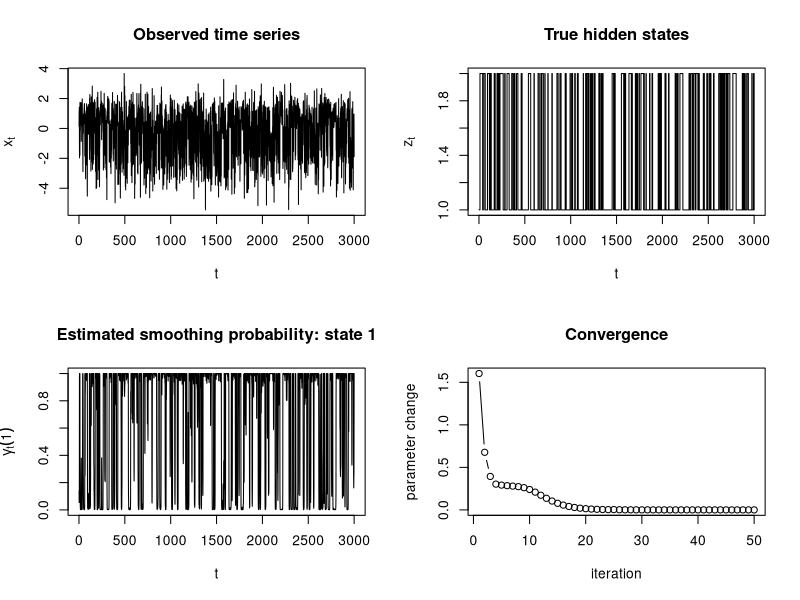

Source code (R):
set.seed(123)

############################################################
# 0. Basic settings
############################################################

K <- 2
T_len <- 3000

A_true <- matrix(
  c(0.95, 0.05,
    0.10, 0.90),
  nrow = K,
  byrow = TRUE
)

mu_true <- c(-1, 1)
lambda_true <- c(0.5, 3)

############################################################
# 1. Stationary distribution
############################################################

stationary_dist <- function(A) {
  K <- nrow(A)

  M <- t(A) - diag(K)
  M[K, ] <- rep(1, K)

  b <- c(rep(0, K - 1), 1)
  rho <- solve(M, b)

  rho <- pmax(rho, 0)
  rho / sum(rho)
}

rho_true <- stationary_dist(A_true)

c_true <- -0.5 * log(2 * pi) + 0.5 * log(lambda_true)

############################################################
# 2. Data generation
############################################################

simulate_hmm <- function(T_len, A, rho, mu, lambda) {
  K <- length(rho)

  z <- integer(T_len)
  x <- numeric(T_len)

  z[1] <- sample(1:K, size = 1, prob = rho)
  x[1] <- rnorm(
    1,
    mean = mu[z[1]],
    sd = 1 / sqrt(lambda[z[1]])
  )

  for (t in 2:T_len) {
    z[t] <- sample(1:K, size = 1, prob = A[z[t - 1], ])
    x[t] <- rnorm(
      1,
      mean = mu[z[t]],
      sd = 1 / sqrt(lambda[z[t]])
    )
  }

  list(x = x, z = z)
}

dat <- simulate_hmm(
  T_len = T_len,
  A = A_true,
  rho = rho_true,
  mu = mu_true,
  lambda = lambda_true
)

x <- dat$x
z_true <- dat$z

############################################################
# 3. Observation score
############################################################

log_tilde_p <- function(x, mu, log_lambda) {
  lambda <- exp(log_lambda)
  -0.5 * lambda * (x - mu)^2
}

score_fun <- function(x, mu, log_lambda, c) {
  log_tilde_p(x, mu, log_lambda) + c
}

############################################################
# 4. Filtering and smoothing
#    Returns gamma_t(k) and xi_t(j, k).
############################################################

filter_smooth_with_xi <- function(x, A, rho, mu, log_lambda, c) {
  T_len <- length(x)
  K <- length(rho)

  log_b <- matrix(0, nrow = T_len, ncol = K)

  for (k in 1:K) {
    log_b[, k] <- score_fun(
      x = x,
      mu = mu[k],
      log_lambda = log_lambda[k],
      c = c[k]
    )
  }

  # Subtract a common constant at each time for numerical stability.
  log_b_shift <- log_b - apply(log_b, 1, max)
  b <- exp(log_b_shift)

  alpha <- matrix(0, nrow = T_len, ncol = K)

  alpha[1, ] <- rho * b[1, ]
  alpha[1, ] <- alpha[1, ] / sum(alpha[1, ])

  for (t in 2:T_len) {
    pred <- as.numeric(alpha[t - 1, ] %*% A)
    alpha[t, ] <- b[t, ] * pred
    alpha[t, ] <- alpha[t, ] / sum(alpha[t, ])
  }

  beta <- matrix(0, nrow = T_len, ncol = K)
  beta[T_len, ] <- rep(1, K)

  for (t in (T_len - 1):1) {
    for (j in 1:K) {
      beta[t, j] <- sum(
        A[j, ] * b[t + 1, ] * beta[t + 1, ]
      )
    }
    beta[t, ] <- beta[t, ] / sum(beta[t, ])
  }

  gamma <- alpha * beta
  gamma <- gamma / rowSums(gamma)

  xi <- array(0, dim = c(T_len, K, K))

  for (t in 2:T_len) {
    numer <- matrix(0, nrow = K, ncol = K)

    for (j in 1:K) {
      for (k in 1:K) {
        numer[j, k] <-
          alpha[t - 1, j] *
          A[j, k] *
          b[t, k] *
          beta[t, k]
      }
    }

    xi[t, , ] <- numer / sum(numer)
  }

  list(
    gamma = gamma,
    xi = xi,
    alpha = alpha,
    beta = beta,
    log_b = log_b
  )
}

############################################################
# 5. Gaussian HMM observed log-likelihood
#    Diagnostic only. This is not used for estimation.
############################################################

observed_loglik_gaussian_hmm <- function(x, A, mu, lambda) {
  K <- length(mu)
  T_len <- length(x)

  rho <- stationary_dist(A)

  log_b <- matrix(0, nrow = T_len, ncol = K)

  for (k in 1:K) {
    log_b[, k] <-
      0.5 * log(lambda[k]) -
      0.5 * log(2 * pi) -
      0.5 * lambda[k] * (x - mu[k])^2
  }

  shift_1 <- max(log_b[1, ])
  alpha <- rho * exp(log_b[1, ] - shift_1)
  scale_1 <- sum(alpha)
  alpha <- alpha / scale_1

  loglik <- shift_1 + log(scale_1)

  for (t in 2:T_len) {
    pred <- as.numeric(alpha %*% A)
    shift_t <- max(log_b[t, ])
    alpha <- pred * exp(log_b[t, ] - shift_t)
    scale_t <- sum(alpha)
    alpha <- alpha / scale_t
    loglik <- loglik + shift_t + log(scale_t)
  }

  loglik
}

############################################################
# 6. Weighted NCE
############################################################

weighted_nce_objective <- function(
  par,
  x,
  gamma_k,
  noise_y,
  noise_density_fun
) {
  mu <- par[1]
  log_lambda <- par[2]
  c <- par[3]

  Nk <- sum(gamma_k)
  Mk <- length(noise_y)

  sx <- score_fun(x, mu, log_lambda, c)
  sy <- score_fun(noise_y, mu, log_lambda, c)

  nx <- noise_density_fun(x)
  ny <- noise_density_fun(noise_y)

  log_num_x <- log(Nk) + sx
  log_noise_x <- log(Mk) + log(nx)

  max_x <- pmax(log_num_x, log_noise_x)
  log_den_x <- max_x +
    log(exp(log_num_x - max_x) + exp(log_noise_x - max_x))

  log_D_x <- log_num_x - log_den_x

  log_num_y <- log(Nk) + sy
  log_noise_y <- log(Mk) + log(ny)

  max_y <- pmax(log_num_y, log_noise_y)
  log_den_y <- max_y +
    log(exp(log_num_y - max_y) + exp(log_noise_y - max_y))

  log_1m_D_y <- log_noise_y - log_den_y

  obj <- sum(gamma_k * log_D_x) + sum(log_1m_D_y)

  -obj
}

update_one_state_nce <- function(
  x,
  gamma_k,
  init_par,
  noise_y,
  noise_density_fun
) {
  fit <- optim(
    par = init_par,
    fn = weighted_nce_objective,
    x = x,
    gamma_k = gamma_k,
    noise_y = noise_y,
    noise_density_fun = noise_density_fun,
    method = "BFGS",
    control = list(maxit = 300, reltol = 1e-8)
  )

  fit$par
}

############################################################
# 7. Weighted NCE-HMM with unknown A
#    rho is recalculated as the stationary distribution of A.
############################################################

initialize_A_from_labels <- function(labels, K, pseudocount = 1) {
  counts <- matrix(pseudocount, nrow = K, ncol = K)

  for (t in 2:length(labels)) {
    counts[labels[t - 1], labels[t]] <-
      counts[labels[t - 1], labels[t]] + 1
  }

  counts / rowSums(counts)
}

fit_weighted_nce_hmm_unknown_A <- function(
  x,
  K,
  R = 50,
  noise_ratio = 5,
  damping = 0.7,
  tol = 1e-6
) {
  T_len <- length(x)

  km <- kmeans(x, centers = K, nstart = 30)
  cl <- km$cluster

  mu <- numeric(K)
  log_lambda <- numeric(K)
  c <- rep(0, K)

  for (k in 1:K) {
    xk <- x[cl == k]
    if (length(xk) < 5) {
      xk <- x
    }

    mu[k] <- mean(xk)
    log_lambda[k] <- log(1 / var(xk))
  }

  ord <- order(mu)
  mu <- mu[ord]
  log_lambda <- log_lambda[ord]
  c <- c[ord]

  new_label <- integer(K)
  new_label[ord] <- 1:K
  cl <- new_label[cl]

  A <- initialize_A_from_labels(cl, K)

  noise_mean <- mean(x)
  noise_sd <- sd(x) * 2

  noise_density_fun <- function(u) {
    dnorm(u, mean = noise_mean, sd = noise_sd)
  }

  M_fixed <- max(500, round(noise_ratio * T_len / K))

  noise_list <- vector("list", K)
  for (k in 1:K) {
    noise_list[[k]] <- rnorm(
      M_fixed,
      mean = noise_mean,
      sd = noise_sd
    )
  }

  history <- data.frame()

  for (r in 1:R) {
    old_mu <- mu
    old_log_lambda <- log_lambda
    old_c <- c
    old_A <- A

    loglik_before <- observed_loglik_gaussian_hmm(
      x = x,
      A = A,
      mu = mu,
      lambda = exp(log_lambda)
    )

    rho <- stationary_dist(A)

    fit_state <- filter_smooth_with_xi(
      x = x,
      A = A,
      rho = rho,
      mu = mu,
      log_lambda = log_lambda,
      c = c
    )

    gamma <- fit_state$gamma
    xi <- fit_state$xi

    A_new <- matrix(0, nrow = K, ncol = K)

    for (j in 1:K) {
      denom <- sum(gamma[1:(T_len - 1), j])

      for (k in 1:K) {
        numer <- sum(xi[2:T_len, j, k])
        A_new[j, k] <- numer / denom
      }
    }

    A_new <- A_new / rowSums(A_new)

    A <- (1 - damping) * A + damping * A_new
    A <- A / rowSums(A)

    loglik_after_A <- observed_loglik_gaussian_hmm(
      x = x,
      A = A,
      mu = old_mu,
      lambda = exp(old_log_lambda)
    )

    for (k in 1:K) {
      init_par <- c(mu[k], log_lambda[k], c[k])

      new_par <- update_one_state_nce(
        x = x,
        gamma_k = gamma[, k],
        init_par = init_par,
        noise_y = noise_list[[k]],
        noise_density_fun = noise_density_fun
      )

      mu[k] <- (1 - damping) * mu[k] + damping * new_par[1]
      log_lambda[k] <-
        (1 - damping) * log_lambda[k] + damping * new_par[2]
      c[k] <- (1 - damping) * c[k] + damping * new_par[3]
    }

    ord <- order(mu)

    mu <- mu[ord]
    log_lambda <- log_lambda[ord]
    c <- c[ord]
    A <- A[ord, ord]

    loglik_after_NCE <- observed_loglik_gaussian_hmm(
      x = x,
      A = A,
      mu = mu,
      lambda = exp(log_lambda)
    )

    diff <- sum(abs(mu - old_mu)) +
      sum(abs(log_lambda - old_log_lambda)) +
      sum(abs(c - old_c)) +
      sum(abs(A - old_A))

    rho_current <- stationary_dist(A)

    history <- rbind(
      history,
      data.frame(
        iter = r,
        diff = diff,
        mu1 = mu[1],
        mu2 = mu[2],
        lambda1 = exp(log_lambda[1]),
        lambda2 = exp(log_lambda[2]),
        c1 = c[1],
        c2 = c[2],
        A11 = A[1, 1],
        A12 = A[1, 2],
        A21 = A[2, 1],
        A22 = A[2, 2],
        rho1 = rho_current[1],
        rho2 = rho_current[2],
        loglik_before = loglik_before,
        loglik_after_A = loglik_after_A,
        loglik_after_NCE = loglik_after_NCE,
        delta_loglik_A = loglik_after_A - loglik_before,
        delta_loglik_NCE = loglik_after_NCE - loglik_after_A,
        delta_loglik_total = loglik_after_NCE - loglik_before
      )
    )

    if (diff < tol) {
      break
    }
  }

  rho_final <- stationary_dist(A)

  fit_final <- filter_smooth_with_xi(
    x = x,
    A = A,
    rho = rho_final,
    mu = mu,
    log_lambda = log_lambda,
    c = c
  )

  list(
    mu = mu,
    lambda = exp(log_lambda),
    log_lambda = log_lambda,
    c = c,
    A = A,
    rho = rho_final,
    gamma = fit_final$gamma,
    history = history
  )
}

############################################################
# 8. Estimation with multiple initial values
############################################################

# Number of runs with different initializations
num_runs <- 5

fit_list <- vector("list", num_runs)

for (run in 1:num_runs) {
  cat("Run", run, "of", num_runs, "\n")
  
  fit_list[[run]] <- fit_weighted_nce_hmm_unknown_A(
    x = x,
    K = K,
    R = 50,
    noise_ratio = 5,
    damping = 0.7
  )
}

# Use the first fit as the main result for comparison
fit <- fit_list[[1]]

############################################################
# 9. Results from first run
############################################################

cat("True mu:\n")
print(mu_true)

cat("Estimated mu (Run 1):\n")
print(fit$mu)

cat("True lambda:\n")
print(lambda_true)

cat("Estimated lambda (Run 1):\n")
print(fit$lambda)

cat("True c = -log Z:\n")
print(c_true)

cat("Estimated c (Run 1):\n")
print(fit$c)

cat("True A:\n")
print(A_true)

cat("Estimated A (Run 1):\n")
print(fit$A)

cat("True stationary rho:\n")
print(rho_true)

cat("Estimated stationary rho (Run 1):\n")
print(fit$rho)

z_hat <- apply(fit$gamma, 1, which.max)
acc <- mean(z_hat == z_true)

cat("State classification accuracy (Run 1):\n")
print(acc)

print(fit$history)

############################################################
# 9.5 Comparison of multiple runs
############################################################

# Helper functions for comparison
best_accuracy_2state <- function(z_hat, z_true) {
  acc1 <- mean(z_hat == z_true)
  acc2 <- mean((3 - z_hat) == z_true)
  max(acc1, acc2)
}

l1_gamma_distance <- function(gamma_hat, gamma_ref) {
  mean(rowSums(abs(gamma_hat - gamma_ref)))
}

cat("\n\n========== CONVERGENCE ANALYSIS: Multiple Initial Values ==========\n\n")

# Extract estimated parameters from each run
mu_estimates <- matrix(NA, nrow = num_runs, ncol = K)
lambda_estimates <- matrix(NA, nrow = num_runs, ncol = K)
c_estimates <- matrix(NA, nrow = num_runs, ncol = K)
accuracy_list <- numeric(num_runs)

for (run in 1:num_runs) {
  mu_estimates[run, ] <- fit_list[[run]]$mu
  lambda_estimates[run, ] <- fit_list[[run]]$lambda
  c_estimates[run, ] <- fit_list[[run]]$c
  
  z_hat_run <- apply(fit_list[[run]]$gamma, 1, which.max)
  accuracy_list[run] <- best_accuracy_2state(z_hat_run, z_true)
}

cat("Estimated mu across runs:\n")
print(mu_estimates)
cat("\n")

cat("Estimated lambda across runs:\n")
print(lambda_estimates)
cat("\n")

cat("Estimated c across runs:\n")
print(c_estimates)
cat("\n")

cat("Classification accuracy across runs:\n")
print(accuracy_list)
cat("\n")

# Calculate convergence metrics
cat("Standard deviations of mu estimates across runs:\n")
print(apply(mu_estimates, 2, sd))
cat("\n")

cat("Standard deviations of lambda estimates across runs:\n")
print(apply(lambda_estimates, 2, sd))
cat("\n")

cat("Standard deviations of c estimates across runs:\n")
print(apply(c_estimates, 2, sd))
cat("\n")

# Check if all runs converge to similar values
mu_cv <- apply(mu_estimates, 2, function(x) sd(x) / mean(abs(x)))
lambda_cv <- apply(lambda_estimates, 2, function(x) sd(x) / mean(abs(x)))
c_cv <- apply(c_estimates, 2, function(x) sd(x) / (mean(abs(x)) + 1e-10))

cat("Coefficient of variation for mu:\n")
print(mu_cv)
cat("\n")

cat("Coefficient of variation for lambda:\n")
print(lambda_cv)
cat("\n")

cat("Coefficient of variation for c:\n")
print(c_cv)
cat("\n")

if (all(mu_cv < 0.1) && all(lambda_cv < 0.1) && all(c_cv < 0.1)) {
  cat("✓ All runs converged to similar values (CV < 0.1)\n")
} else {
  cat("✗ Some parameters show variation across runs (CV ≥ 0.1)\n")
}

cat("\n========== END OF CONVERGENCE ANALYSIS ==========\n\n")

############################################################
# 11. Oracle / Weighted NCE / Naive comparison
############################################################

fit_oracle <- filter_smooth_with_xi(
  x = x,
  A = A_true,
  rho = rho_true,
  mu = mu_true,
  log_lambda = log(lambda_true),
  c = c_true
)

gamma_oracle <- fit_oracle$gamma
z_hat_oracle <- apply(gamma_oracle, 1, which.max)

gamma_wnce <- fit$gamma
z_hat_wnce <- apply(gamma_wnce, 1, which.max)

fit_naive <- filter_smooth_with_xi(
  x = x,
  A = fit$A,
  rho = fit$rho,
  mu = fit$mu,
  log_lambda = log(fit$lambda),
  c = rep(0, K)
)

gamma_naive <- fit_naive$gamma
z_hat_naive <- apply(gamma_naive, 1, which.max)

comparison <- data.frame(
  method = c(
    "Oracle",
    "Weighted NCE",
    "Naive: estimated A, estimated theta, c=0"
  ),
  accuracy = c(
    best_accuracy_2state(z_hat_oracle, z_true),
    best_accuracy_2state(z_hat_wnce, z_true),
    best_accuracy_2state(z_hat_naive, z_true)
  ),
  gamma_L1_to_oracle = c(
    0,
    l1_gamma_distance(gamma_wnce, gamma_oracle),
    l1_gamma_distance(gamma_naive, gamma_oracle)
  )
)

print(comparison)

############################################################
# 11. Visualization
############################################################

par(mfrow = c(2, 2))

plot(
  x,
  type = "l",
  main = "Observed time series",
  xlab = "t",
  ylab = expression(x[t])
)

plot(
  z_true,
  type = "s",
  main = "True hidden states",
  xlab = "t",
  ylab = expression(z[t])
)

plot(
  fit$gamma[, 1],
  type = "l",
  ylim = c(0, 1),
  main = "Estimated smoothing probability: state 1",
  xlab = "t",
  ylab = expression(gamma[t](1))
)

plot(
  fit$history$iter,
  fit$history$diff,
  type = "b",
  main = "Convergence",
  xlab = "iteration",
  ylab = "parameter change"
)
